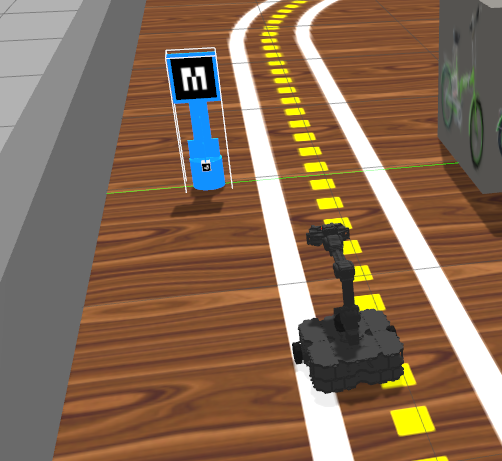
#> input picture Q3.png, 502 x 461 px, given in place of triangulos.mp4, which was not available
$ python q1.py
#> lines starting #> are read from the running program, lines starting #| are printed output that depends on the picture; after the words box and inside, x2 and y2 are one past the last pixel; in counts of white or black regions, pixels touching at a corner belong together; pictures that were not available may be replaced by others from this repository, and a replacement may not be noted
#!/usr/bin/python
# -*- coding: utf-8 -*-

# Este NÃO é um programa ROS

from __future__ import print_function, division

import cv2
import os,sys, os.path
import numpy as np

# No Ubuntu 18.04
# Faca sudo apt install python-numba
# No Anaconda
# conda install numba
from numba import jit

import triutil

print("Rodando Python versão ", sys.version)
print("OpenCV versão: ", cv2.__version__)
print("Diretório de trabalho: ", os.getcwd())

# Arquivos necessários
video = "triangulos.mp4"

def crosshair(img, point, size, color):
    """ Desenha um crosshair centrado no point.
        point deve ser uma tupla (x,y)
        color é uma tupla R,G,B uint8
    """
    x,y = point
    cv2.line(img,(x - size,y),(x + size,y),color,5)
    cv2.line(img,(x,y - size),(x, y + size),color,5)


@jit(nopython=True)
def check_levels(imagem_gray):
    maior_i = -1
    menor_i = imagem_gray.shape[0] + 1
    menor_j = imagem_gray.shape[1] + 1
    maior_j = -1
    for i in range(imagem_gray.shape[0]):
        for j in range(imagem_gray.shape[1]):
            if imagem_gray[i][j] == 255:
                if i < menor_i:
                    menor_i = i
                if i  > maior_i:
                    maior_i = i
                if j  > maior_j:
                    maior_j = j
                if j < menor_j:
                    menor_j = j
    return menor_i, maior_i, menor_j, maior_j


def acha_triangulo(bgr):
    print(bgr.shape)
    red = bgr[:,:,2]
    ret,limiarizada = cv2.threshold(red,thresh=240,maxval=255,type=cv2.THRESH_BINARY)

    cv2.imshow("canal vermelho", limiarizada)

    imagem_gray = limiarizada

    maior_i = -1
    menor_i = imagem_gray.shape[0] + 1
    menor_j = imagem_gray.shape[1] + 1
    maior_j = -1


    menor_i, maior_i, menor_j, maior_j=check_levels(imagem_gray)

    media_j  = int((maior_j + menor_j)/2)

    c = ( media_j, menor_i) # ponto de cima
    a = (menor_j, maior_i)
    b = (maior_j, maior_i)

    print(a,b,c)

    #crosshair(bgr, a, 10, (0,255,0))
    #crosshair(bgr, a, 10, (0,255,0))

    # triutil.plot_tri(bgr, a,b,c, color=(0,255,0))

    return a,b,c


def center_of_mass(mask):
    """ Retorna uma tupla (cx, cy) que desenha o centro do contorno"""
    M = cv2.moments(mask)
    # Usando a expressão do centróide definida em: https://en.wikipedia.org/wiki/Image_moment
    cX = int(M["m10"] / M["m00"])
    cY = int(M["m01"] / M["m00"])
    return (int(cX), int(cY))

def acha_estrela(bgr):
    blue = bgr[:,:,0]
    ret, limiarizada = cv2.threshold(blue,thresh=240,maxval=255,type=cv2.THRESH_BINARY)

    p = center_of_mass(limiarizada)
    crosshair(bgr, p, 15, (0,0,255))
    #cv2.imshow("centro estrela", bgr)
    return p


if __name__ == "__main__":

    # Inicializa a aquisição da webcam
    cap = cv2.VideoCapture(video)

    cap.set(cv2.CAP_PROP_FPS, 1)

    print("Se a janela com a imagem não aparecer em primeiro plano dê Alt-Tab")

    while(True):
        # Capture frame-by-frame
        ret, frame = cap.read()
#> frame is the input picture: shape (461, 502, 3); mean B, G, R 86.5, 109, 136.3

        if ret == False:
            #print("Codigo de retorno FALSO - problema para capturar o frame")
            cap.set(cv2.CAP_PROP_POS_FRAMES, 0)
            continue
            #sys.exit(0)

        # Our operations on the frame come here
        rgb = cv2.cvtColor(frame, cv2.COLOR_BGR2RGB)
        gray = cv2.cvtColor(frame, cv2.COLOR_BGR2GRAY)
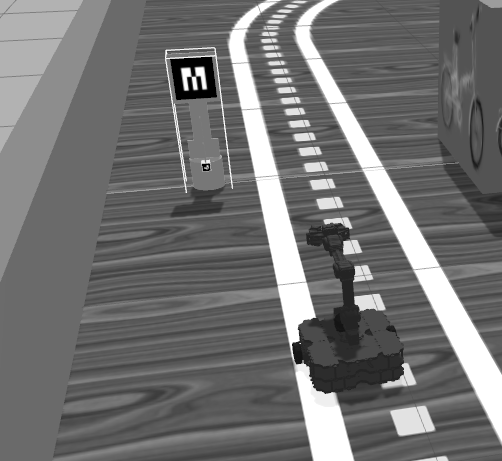
#> gray: shape (461, 502); min 0, max 255, mean 114.6

        tri = acha_triangulo(frame)
#| (461, 502, 3)
#> in acha_triangulo, `red = bgr[:,:,2]`:
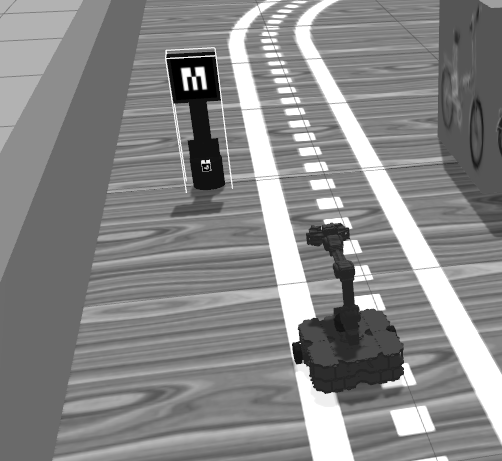
#> red: shape (461, 502); min 0, max 255, mean 136.3
#> in acha_triangulo, `ret,limiarizada = cv2.threshold(red,thresh=240,maxval=255,type=cv2.THR..`:
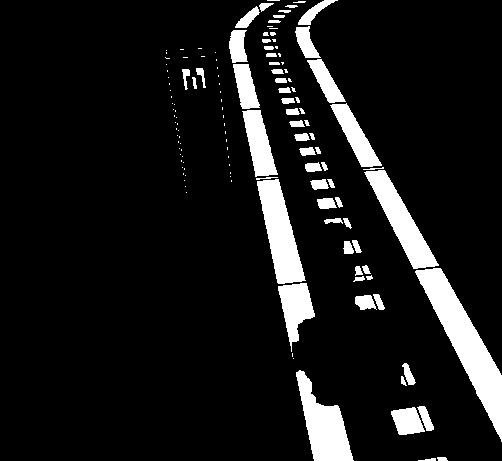
#> limiarizada: shape (461, 502); 9.9% white; 135 white regions (71 under 20 px), largest, box (x1, y1, x2, y2) and area: (415, 268, 502, 442) 4436, (257, 179, 306, 284) 2643, (296, 370, 354, 461) 2566
#> in acha_triangulo, `menor_i, maior_i, menor_j, maior_j=check_levels(imagem_gray)`: menor_i = 0; maior_i = 460; menor_j = 165; maior_j = 501
#> in acha_triangulo, `media_j  = int((maior_j + menor_j)/2)`: media_j = 333
#> in acha_triangulo, `c = ( media_j, menor_i)`: c = (333, 0)
#> in acha_triangulo, `a = (menor_j, maior_i)`: a = (165, 460)
#> in acha_triangulo, `b = (maior_j, maior_i)`: b = (501, 460)
#| (165, 460) (501, 460) (333, 0)
#> tri = ((165, 460), (501, 460), (333, 0))
        p = acha_estrela(frame)
#> in acha_estrela, `blue = bgr[:,:,0]`:
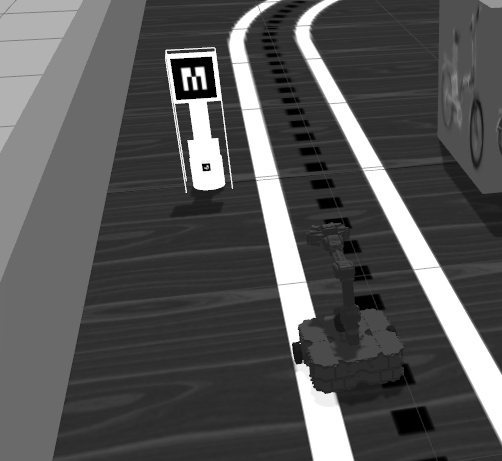
#> blue: shape (461, 502); min 0, max 255, mean 86.5
#> in acha_estrela, `ret, limiarizada = cv2.threshold(blue,thresh=240,maxval=255,type=cv2.T..`:
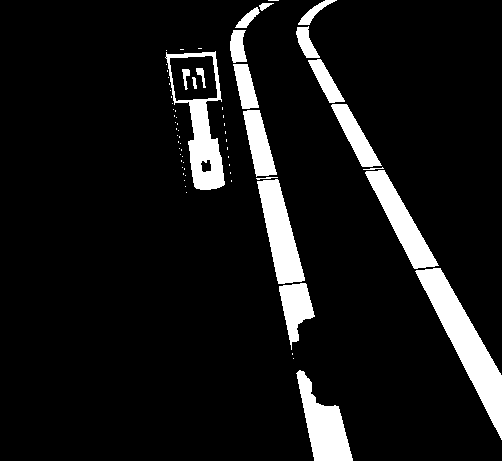
#> limiarizada: shape (461, 502); 9.2% white; 68 white regions (48 under 20 px), largest, box (x1, y1, x2, y2) and area: (415, 268, 502, 440) 4303, (165, 51, 225, 190) 2695, (257, 179, 305, 284) 2572
#> in center_of_mass, `M = cv2.moments(mask)`: M = moments, m00 5416710, centre m10/m00, m01/m00 = (328.6, 232.4)
#> in center_of_mass, `cX = int(M["m10"] / M["m00"])`: cX = 328
#> in center_of_mass, `cY = int(M["m01"] / M["m00"])`: cY = 232
#> in acha_estrela, `p = center_of_mass(limiarizada)`: p = (328, 232)
#> in crosshair, `x,y = point`: x = 328; y = 232
#> in crosshair, `cv2.line(img,(x,y - size),(x, y + size),color,5)`:
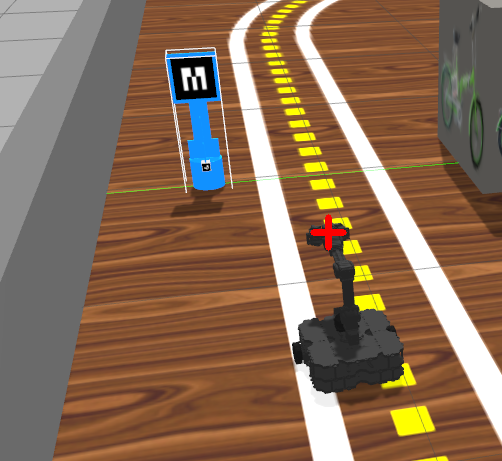
#> img: shape (461, 502, 3); mean B, G, R 86.4, 108.9, 136.7
#> p = (328, 232)


        font = cv2.FONT_HERSHEY_SIMPLEX

#> (the run stopped early here; a loop or call above may not have finished)

$ run again, on Q4.png
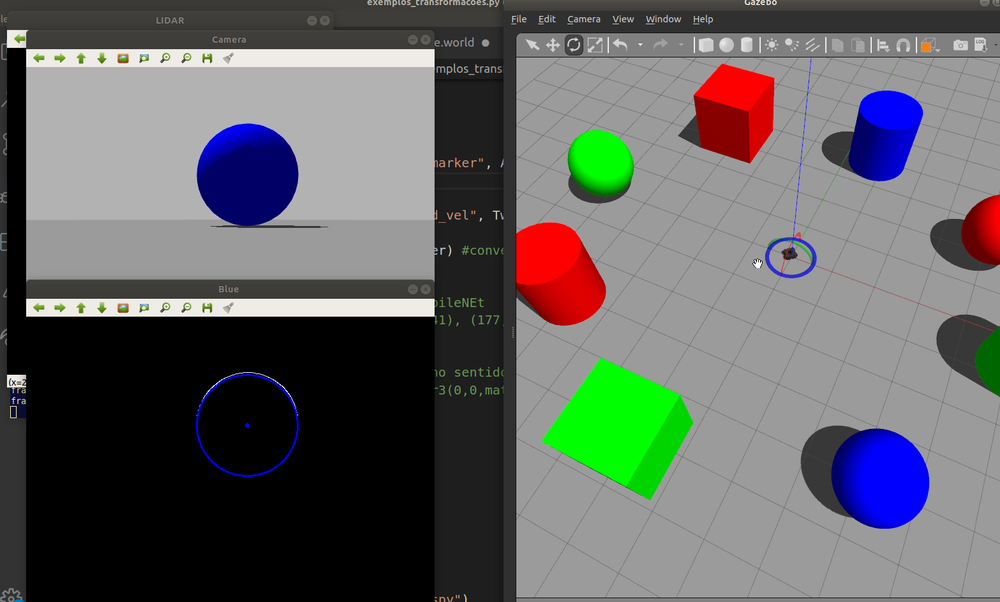
#> input picture Q4.png, 1000 x 602 px, shrunk from 1567 x 943 before the run, given in place of triangulos.mp4, which was not available
#> frame is the input picture: shape (602, 1000, 3); mean B, G, R 99.1, 99.7, 98.4
#| (602, 1000, 3)
#> in acha_triangulo, `ret,limiarizada = cv2.threshold(red,thresh=240,maxval=255,type=cv2.THR..`:
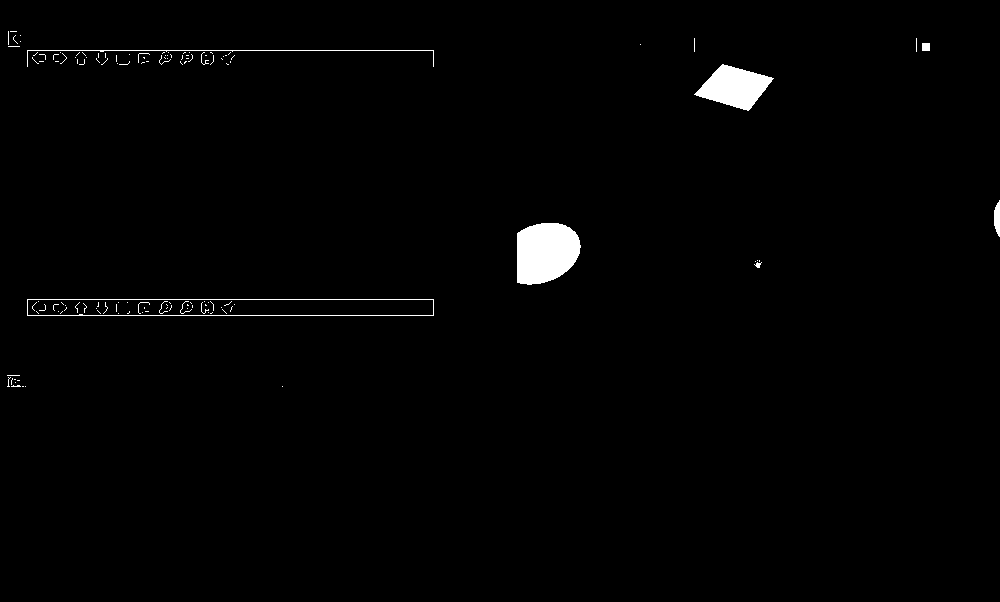
#> limiarizada: shape (602, 1000); 1.3% white; 129 white regions (116 under 20 px), largest, box (x1, y1, x2, y2) and area: (517, 223, 581, 285) 3222, (694, 64, 774, 111) 2121, (27, 299, 434, 316) 848
#> in acha_triangulo, `menor_i, maior_i, menor_j, maior_j=check_levels(imagem_gray)`: menor_i = 31; maior_i = 386; menor_j = 7; maior_j = 999
#> media_j = 503
#> c = (503, 31)
#> a = (7, 386)
#> b = (999, 386)
#| (7, 386) (999, 386) (503, 31)
#> tri = ((7, 386), (999, 386), (503, 31))
#> in acha_estrela, `ret, limiarizada = cv2.threshold(blue,thresh=240,maxval=255,type=cv2.T..`:
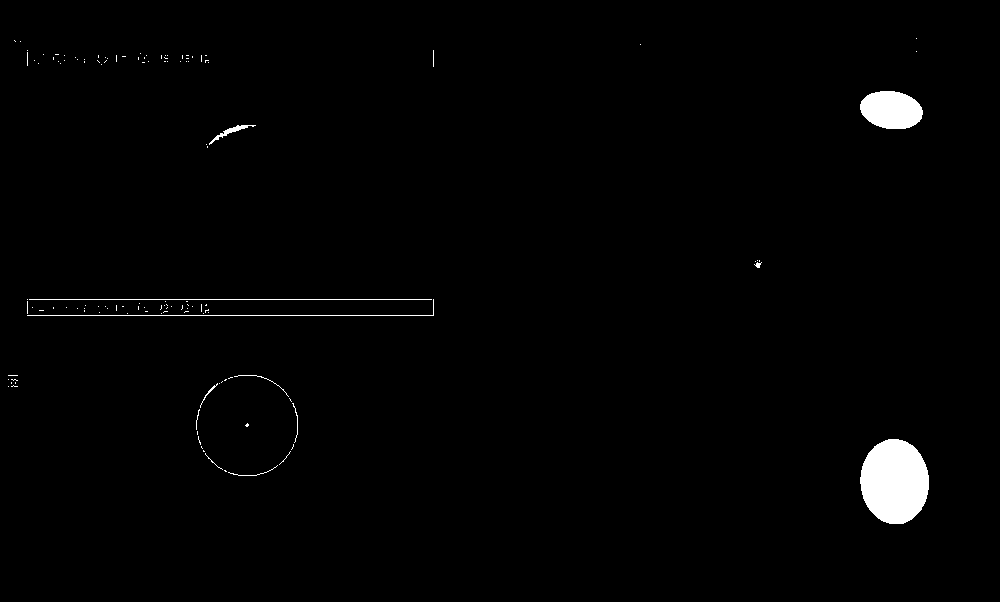
#> limiarizada: shape (602, 1000); 1.3% white; 129 white regions (117 under 20 px), largest, box (x1, y1, x2, y2) and area: (860, 439, 929, 524) 4598, (860, 91, 923, 129) 1882, (27, 299, 434, 316) 423
#> M = moments, m00 2063715, centre m10/m00, m01/m00 = (761, 356.7)
#> cX = 761
#> cY = 356
#> in acha_estrela, `p = center_of_mass(limiarizada)`: p = (761, 356)
#> x = 761; y = 356
#> `p = acha_estrela(frame)`: p = (761, 356)
